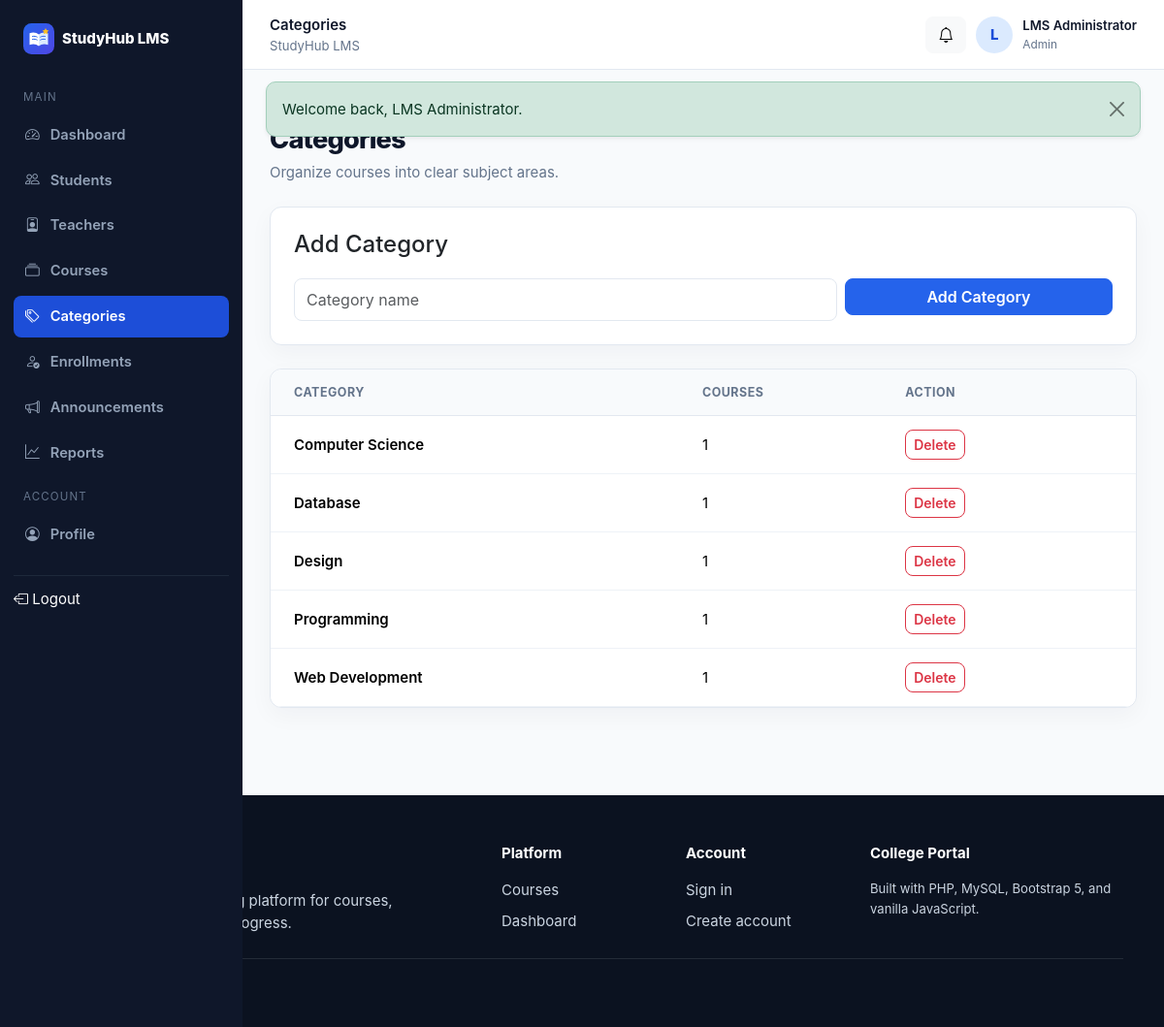
Screenshot of /admin/categories.php (signed in) with the database file from the repository.
### tables this page shows
CREATE TABLE users (
  id INT UNSIGNED AUTO_INCREMENT PRIMARY KEY,
    
  full_name VARCHAR(120) NOT NULL,
    
  email VARCHAR(190) NOT NULL UNIQUE,
    
  password_hash VARCHAR(255) NOT NULL,
    
  role ENUM('admin',
    'teacher',
    'student') NOT NULL DEFAULT 'student',
    
  status ENUM('active',
    'inactive',
    'pending') NOT NULL DEFAULT 'active',
    
  enrollment_no VARCHAR(50) NULL UNIQUE,
    
  department VARCHAR(120) NULL,
    
  semester TINYINT UNSIGNED NULL,
    
  phone VARCHAR(20) NULL,
    
  bio TEXT NULL,
    
  avatar VARCHAR(255) NULL,
    
  created_at TIMESTAMP DEFAULT CURRENT_TIMESTAMP,
    
  updated_at TIMESTAMP DEFAULT CURRENT_TIMESTAMP ON
UPDATE CURRENT_TIMESTAMP
);

CREATE TABLE categories (
  id INT UNSIGNED AUTO_INCREMENT PRIMARY KEY,
    
  name VARCHAR(100) NOT NULL UNIQUE,
    
  created_at TIMESTAMP DEFAULT CURRENT_TIMESTAMP
);

### admin/categories.php (the view, shortened to what this page needs)
<?php
$pageTitle='Categories';
require_once __DIR__.'/../includes/auth.php';
require_role('admin');
$rows=$pdo->query('SELECT cat.*,COUNT(c.id) course_count FROM categories cat LEFT JOIN courses c ON c.category_id=cat.id GROUP BY cat.id ORDER BY cat.name')->fetchAll();
require_once __DIR__.'/../includes/app_start.php';
?>
<div class="page-header">
<div>
<div class="section-kicker mb-2">Catalog structure</div>
<h1>Categories</h1>
<p>Organize courses into clear subject areas.</p>
</div>
</div>
?><div class="card p-4 mb-4">
<h4>Add Category</h4>
<form method="post" class="row g-2 mt-1"><?=csrf_input()?><input type="hidden" name="action" value="add">
<div class="col-md-8">
<input name="name" class="form-control" placeholder="Category name" required>
</div>
<div class="col-md-4">
<button class="btn btn-primary w-100">Add Category</button>
</div>
</form>
</div>
<div class="card p-0 overflow-hidden">
<div class="table-responsive border-0">
<table class="table">
<thead>
<tr>
<th class="ps-4">Category</th>
<th>Courses</th>
<th class="pe-4">Action</th>
</tr>
</thead>
<tbody>
<?php
foreach($rows as $r):?><tr>
<td class="ps-4 fw-semibold"><?=e($r['name'])?></td>
<td><?=e($r['course_count'])?></td>
<td class="pe-4">
<form method="post" class="d-inline" data-confirm="Delete this category? Courses will become uncategorized."><?=csrf_input()?><input type="hidden" name="action" value="delete">
<button class="btn btn-sm btn-outline-danger">Delete</button>
</form>
</td>
</tr>
<?php
endforeach;
?></tbody>
</table>
</div>
</div>
<?php
include __DIR__.'/../includes/app_end.php';
?>

### includes/topbar.php (shortened to what this page needs)
<header class="app-topbar">
  <div class="d-flex align-items-center gap-3">
<div>
<div class="fw-semibold d-none d-md-block"><?= e($pageTitle)?></div>
<div class="small text-muted d-none d-md-block">StudyHub LMS</div>
</div>
</div>
  <div class="topbar-user">
<a class="btn btn-light position-relative" title="Announcements" href="announcements.php">
<i class="bi bi-bell">
</i>
?></a>
<div class="avatar"><?= e(strtoupper(substr($userName,0,1)))?></div>
<div class="d-none d-sm-block">
<div class="fw-semibold small"><?= e($userName)?></div>
<div class="text-muted" style="font-size:.74rem;text-transform:capitalize"><?= e($role)?></div>
</div>
</div>
</header>

### assets/css/style.css (style rules this page uses)
:root { --primary:#2563eb; --primary-dark:#1d4ed8; --success:#16a34a; --warning:#d97706; --danger:#dc2626; --bg:#f8fafc; --surface:#fff; --border:#e2e8f0; --text:#0f172a; --muted:#64748b; --sidebar:#0f172a; --sidebar-muted:#94a3b8; --radius:12px; }
* { box-sizing:border-box }
html,body { height:100% }
body { font-family:Inter,ui-sans-serif,system-ui,-apple-system,"Segoe UI",Roboto,Arial,sans-serif; background:var(--bg); color:var(--text); font-size:15px; line-height:1.55 }
a { text-decoration:none }
.text-muted { color:var(--muted)!important }
.card { border:1px solid var(--border); border-radius:var(--radius); box-shadow:0 8px 24px rgba(15,23,42,.04) }
.btn { border-radius:8px; font-weight:600 }
.btn-primary { background:var(--primary); border-color:var(--primary) }
.form-control,.form-select { border-color:var(--border); border-radius:8px; min-height:44px }
.section-kicker { font-size:.82rem; text-transform:uppercase; letter-spacing:.11em; color:var(--primary); font-weight:800 }
.app-topbar { height:72px; background:#fff; border-bottom:1px solid var(--border); display:flex; align-items:center; justify-content:space-between; padding:0 28px; position:sticky; top:0; z-index:1000 }
.topbar-user { display:flex; align-items:center; gap:10px }
.avatar { width:38px; height:38px; border-radius:50%; display:grid; place-items:center; background:#dbeafe; color:#1d4ed8; font-weight:800 }
.page-header { display:flex; justify-content:space-between; align-items:flex-start; gap:16px; margin-bottom:24px }
.page-header h1 { font-size:1.7rem; font-weight:800; letter-spacing:-.03em; margin:0 }
.page-header p { color:var(--muted); margin:5px 0 0 }
.table { margin:0 }
.table thead th { font-size:.78rem; text-transform:uppercase; letter-spacing:.04em; color:#64748b; background:#f8fafc; border-bottom-color:var(--border); white-space:nowrap }
.table td { vertical-align:middle; border-bottom-color:#eef2f7 }
.table-responsive { border:1px solid var(--border); border-radius:12px }
.table td,.table th { padding-top:14px; padding-bottom:14px }

### rows the page displays
users: full_name "L", full_name "LMS Administrator"
categories: name "Computer Science", course_count "1"
categories: name "Database", course_count "1"
categories: name "Design", course_count "1"
categories: name "Programming", course_count "1"
categories: name "Web Development", course_count "1"

### other values shown
$f['message'] "Welcome back, LMS Administrator."
$section "MAIN"
$label "Dashboard"
$label "Students"
$label "Teachers"
$label "Courses"
$label "Categories"
$label "Enrollments"
$label "Announcements"
$label "Reports"
$section "ACCOUNT"
$label "Profile"
$pageTitle "Categories"
$role "Admin"
